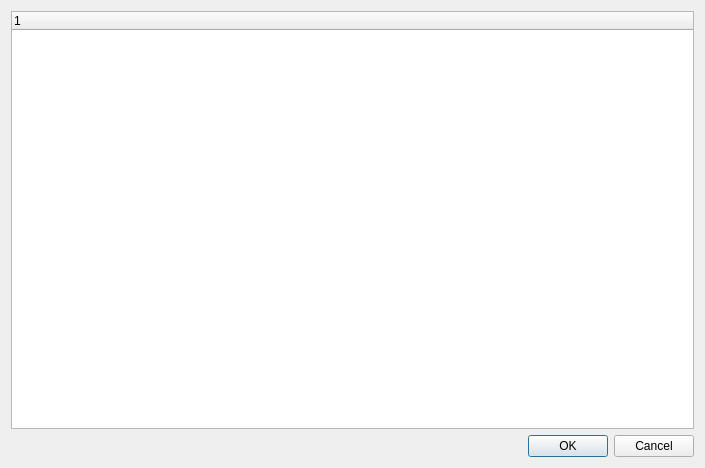
<?xml version="1.0" encoding="UTF-8"?>
<ui version="4.0">
 <class>ProcessListDialog</class>
 <widget class="QDialog" name="ProcessListDialog">
  <property name="geometry">
   <rect>
    <x>0</x>
    <y>0</y>
    <width>705</width>
    <height>468</height>
   </rect>
  </property>
  <property name="windowTitle">
   <string>Process List</string>
  </property>
  <layout class="QVBoxLayout" name="verticalLayout">
   <item>
    <widget class="QTreeWidget" name="treeWidget">
     <column>
      <property name="text">
       <string notr="true">1</string>
      </property>
     </column>
    </widget>
   </item>
   <item>
    <widget class="QDialogButtonBox" name="buttonBox">
     <property name="orientation">
      <enum>Qt::Horizontal</enum>
     </property>
     <property name="standardButtons">
      <set>QDialogButtonBox::Cancel|QDialogButtonBox::Ok</set>
     </property>
    </widget>
   </item>
  </layout>
 </widget>
 <resources/>
 <connections>
  <connection>
   <sender>buttonBox</sender>
   <signal>accepted()</signal>
   <receiver>ProcessListDialog</receiver>
   <slot>accept()</slot>
   <hints>
    <hint type="sourcelabel">
     <x>248</x>
     <y>254</y>
    </hint>
    <hint type="destinationlabel">
     <x>157</x>
     <y>274</y>
    </hint>
   </hints>
  </connection>
  <connection>
   <sender>buttonBox</sender>
   <signal>rejected()</signal>
   <receiver>ProcessListDialog</receiver>
   <slot>reject()</slot>
   <hints>
    <hint type="sourcelabel">
     <x>316</x>
     <y>260</y>
    </hint>
    <hint type="destinationlabel">
     <x>286</x>
     <y>274</y>
    </hint>
   </hints>
  </connection>
 </connections>
</ui>
